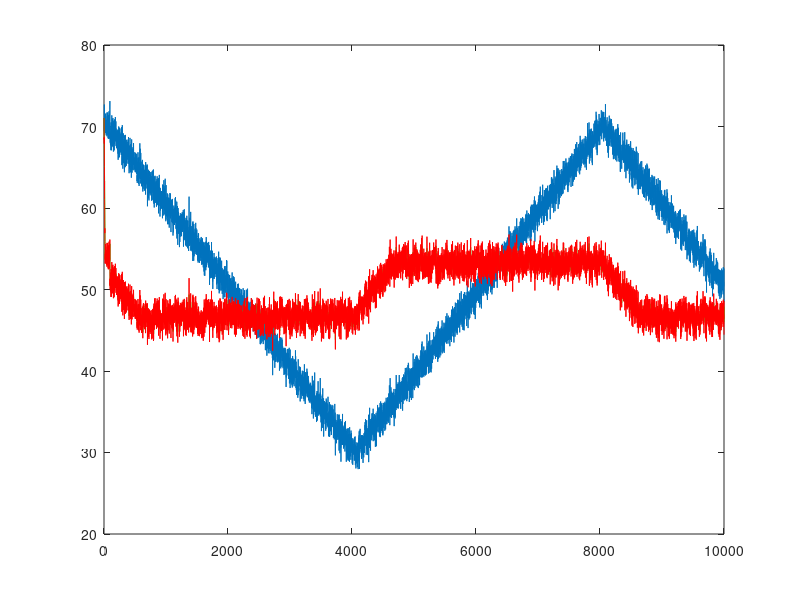

Here is the MATLAB script that generated this plot:
% this script simulates the agc in cbmimo1 cards

nFrames = 1e4;

coef = 0.5;  % filter coefficient
hist = 10;   % hysterisis
step = 1;    % step size of agc in dB

TARGET_RX_POWER = 50; % in dB
TX_POWER_START = 70;

gain_test = 0;
gain_agc = 0;
direction = 0;

TX_POWER = zeros(1,nFrames);
RX_POWER = zeros(1,nFrames);
rx_power_fil = zeros(1,nFrames);

for frame = 1:nFrames
    % Transmitter
    if (mod(frame,100) == 0)
        if (gain_test >= 0)
            direction = -1;
        elseif (gain_test <=-40)
            direction = 1;
        end
        %else don't change direction
        gain_test = gain_test + direction;
    end
    TX_POWER(frame) = TX_POWER_START + gain_test + randn(1);

    % Receiver
    RX_POWER(frame) = TX_POWER(frame) + gain_agc;

    % Filter rx_power to reduce measurement noise
    if (frame == 1)
        rx_power_fil(frame) = RX_POWER(frame);
    else
        rx_power_fil(frame) = (rx_power_fil(frame-1) * coef) + (RX_POWER(frame) * (1-coef));
    end

    % Gain control with hysterisis
    if ( (rx_power_fil(frame) < TARGET_RX_POWER - hist/2) )
        gain_agc = gain_agc + step;
    elseif ( (rx_power_fil(frame) > TARGET_RX_POWER + hist/2) )
        gain_agc = gain_agc - step;
    end

    %RX_POWER(frame) = RX_POWER(frame) + gain_agc;
end

%% plot
figure(1)
hold off
plot(TX_POWER)
hold on
plot(rx_power_fil,'g')
plot(RX_POWER,'r')
